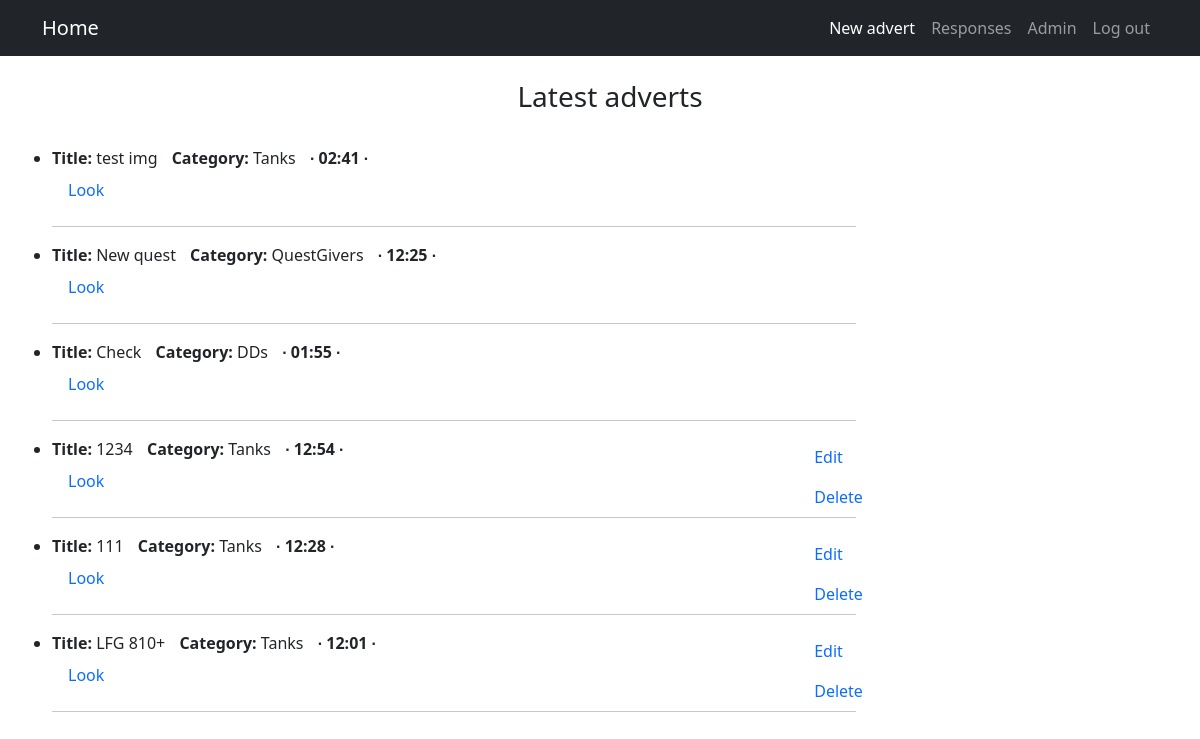
The app's page / (signed in) with its own data.
### AdvApp/models.py (models this page shows, shortened)
class Advert(models.Model):
    CATEGORY = [
        ('Tanks', 'Tanks'),
        ('Healers', 'Healers'),
        ('DDs', 'DDs'),
        ('Traders', 'Traders'),
        ('GildMasters', 'GildMasters'),
        ('QuestGivers', 'QuestGivers'),
        ('Smiths', 'Smiths'),
        ('Tanners', 'Tanners'),
        ('Potions', 'Potions'),
        ('SpellMasters', 'SpellMasters')
    ]
    id_user = models.ForeignKey(User, on_delete=models.CASCADE)
    id_category = models.CharField(max_length=12, choices=CATEGORY, default='DDs')
    text = models.TextField()
    file = models.FileField(upload_to='media/')
    image = models.ImageField(upload_to='media/')
    title = models.CharField(max_length=128)
    dateCreation = models.DateTimeField(auto_now_add = True)

### AdvApp/views.py (the view)
# urls.py: path('', AdvertList.as_view()),
class AdvertList(ListView):
    model = Advert
    template_name = 'adverts.html'
    context_object_name = 'advertList'
    queryset = Advert.objects.order_by('-dateCreation')

### templates/adverts.html (shortened to what this page needs)
{% extends 'deafult.html' %}
{% block content %}
    {% if advertList %}
        <br>
        <div align="center">
            <h3> Latest adverts </h3>
        </div>
        <br>
        <ul>
        {% for adv in advertList %}
            <li>
                <div style="float: right;width:35%; ">
                    {% if request.user == adv.id_user %}
                    <a class="nav-link" href="{% url 'advEdit' adv.id %}">Edit</a>
                    <a class="nav-link" href="{% url 'Delete' adv.id %}">Delete</a>
                    {% endif %}
                </div>
                <div align="left" >
                    <b>Title:</b> {{ adv.title }} <span style="padding-left: 10px;"><b>Category:</b> {{ adv.id_category }} </span>
                    <b style="padding-left: 10px;">{{ adv.dateCreation|date:' ∙ h:i ∙ ' }} </b>
                    <a class="nav-link" href="{% url 'advDetail' adv.id %}">Look</a>
                    <hr style="width:70%;text-align:left;margin-left:0">
                </div>
            </li>
        {% endfor %}
        </ul>
    {% endif %}
{% endblock content %}

### records on screen
Advert: title "test img", id_category "Tanks", dateCreation "∙ 02:41 ∙"
Advert: title "New quest", id_category "QuestGivers", dateCreation "∙ 12:25 ∙"
Advert: title "Check", id_category "DDs", dateCreation "∙ 01:55 ∙"
Advert: shows "Edit", title "1234", id_category "Tanks", dateCreation "∙ 12:54 ∙"
Advert: shows "Edit", title "111", id_category "Tanks", dateCreation "∙ 12:28 ∙"
Advert: shows "Edit", title "LFG 810+", id_category "Tanks", dateCreation "∙ 12:01 ∙"
